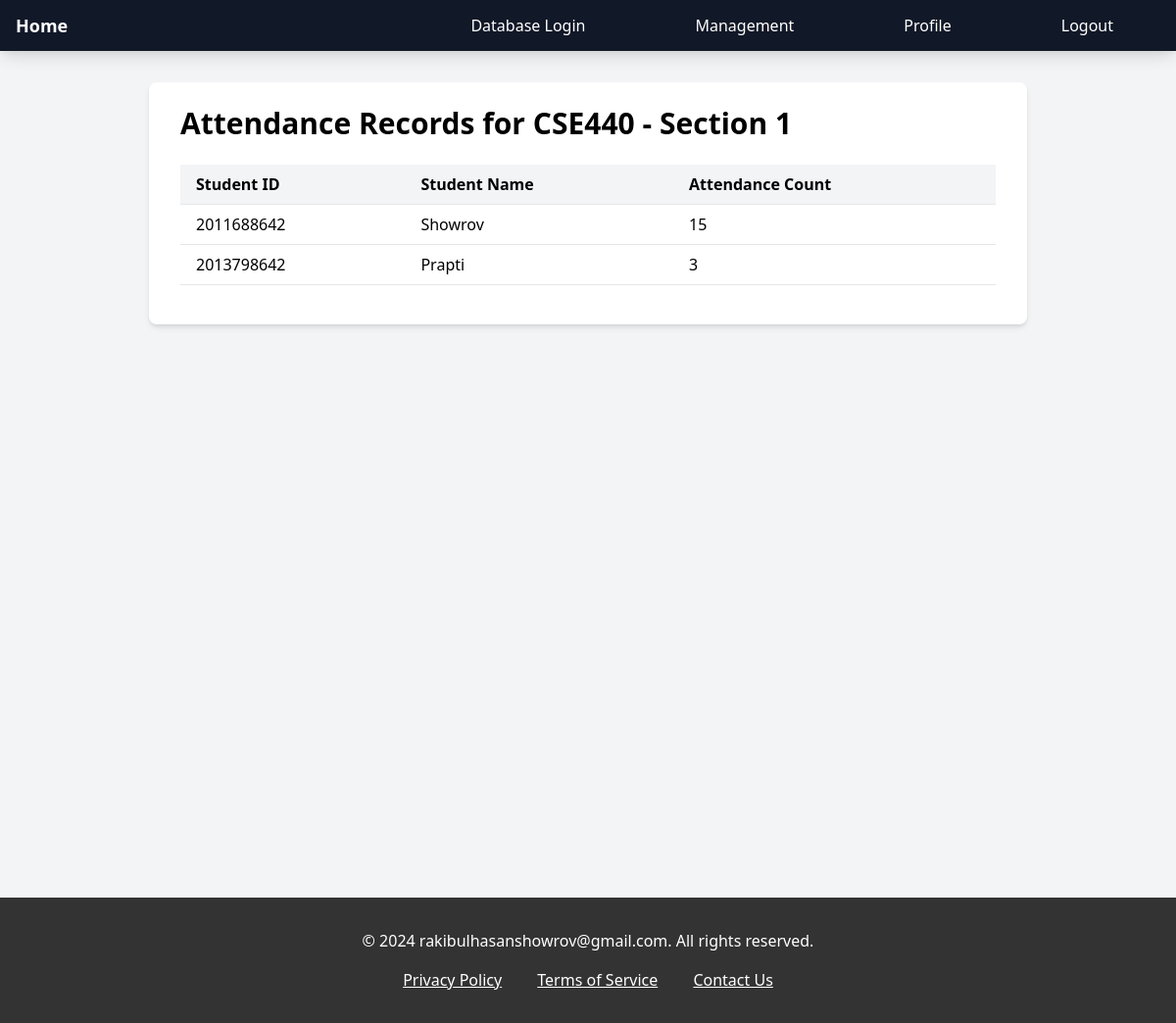
The app's page /seeRecords//CSE440/1/ (signed in) with its own data.
### userprofile/models.py (models this page shows, shortened)
class Course(models.Model):
    section_number = models.IntegerField()
    name = models.CharField(max_length=100)
    timing = models.CharField(max_length=20)  # Change to CharField to store the time in '12:15 PM' format
    faculty_name = models.CharField(max_length=100)
    class Meta:
        constraints = [
            models.UniqueConstraint(fields=['section_number', 'name'], name='unique_section_per_course')
        ]

class Student(models.Model):
    name = models.CharField(max_length=100)
    student_id = models.CharField(max_length=10, unique=True)
    courses = models.ManyToManyField(Course, through='StudentCourse')

### userprofile/views.py (the view)
# urls.py: path('seeRecords//<str:course_name>/<int:section_number>/',seeRecords,name='seeRecords' ),
@login_required(login_url='login')
def seeRecords(request, course_name, section_number):
    course = Course.objects.get(name=course_name, section_number=section_number)
    attendance_records = Attendance.objects.filter(course=course)
    student_attendance_counts = {}
    for record in attendance_records:
        student_name = record.student.name
        student_id = record.student.student_id
        if student_name not in student_attendance_counts:
            student_attendance_counts[student_name] = {'id': student_id, 'count': 1}
        else:
            student_attendance_counts[student_name]['count'] += 1
    context = {
        'course': course,
        'student_attendance_counts': student_attendance_counts
    }
    return render(request, 'seeRecords.html', context)

### templates/seeRecords.html (shortened to what this page needs)
{% extends 'base.html' %}
{% block content %}
<div class="h-screen">
    <div class="max-w-4xl mx-auto px-8 py-6 bg-white rounded-lg shadow-md">
        <h1 class="text-3xl font-bold mb-6">Attendance Records for {{ course.name }} - Section {{ course.section_number }}</h1>
        <table class="w-full border-collapse mb-4">
            <thead>
                <tr>
                    <th class="py-2 px-4 bg-gray-100 border-b text-left">Student ID</th>
                    <th class="py-2 px-4 bg-gray-100 border-b text-left">Student Name</th>
                    <th class="py-2 px-4 bg-gray-100 border-b text-left">Attendance Count</th>
                </tr>
            </thead>
            <tbody>
                {% for student, data in student_attendance_counts.items %}
                <tr class="border-b">
                    <td class="py-2 px-4 text-left">{{ data.id }}</td>
                    <td class="py-2 px-4 text-left">{{ student }}</td>
                    <td class="py-2 px-4 text-left">{{ data.count }}</td>
                </tr>
                {% endfor %}
            </tbody>
        </table>
    </div>
</div>
{% endblock %}

### records on screen
Course: name "CSE440", section_number "1"
Student: id "2011688642", student_attendance_counts "Showrov"
Student: id "2013798642", student_attendance_counts "Prapti"

### other values on screen
{{ data.count }} "15" "3"
